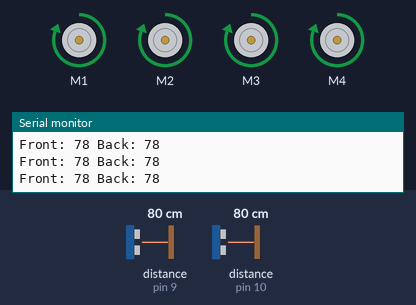
The sketch below on a simulated Arduino Uno, built with avr-gcc and run on an emulated ATmega328P. Shown: 4 × DC motor (green arrow = forward, orange = backward, longer = faster), the last lines printed to the serial monitor. Wiring (inferred from the names in the program): 2 × ultrasonic range finder: trigger pin 2, echo pin 9 / trigger pin 13, echo pin 10. The test bench sets the inputs (shaded band); at power-on: distance to the obstacle (sensors on pin 10, pin 9) 80 cm. The echo pulse lasts 58.3 µs per cm.

Above: at 1.2 s.
1.3 s: distance to the obstacle (sensor on pin 10) set to 12 cm
4.3 s: distance to the obstacle (sensor on pin 10) set to 9 cm
At 5.3 s:
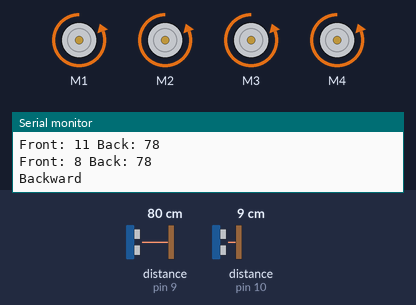
5.8 s: distance to the obstacle (sensor on pin 9) set to 12 cm
7.3 s: distance to the obstacle (sensor on pin 9) set to 9 cm
At 8.1 s:
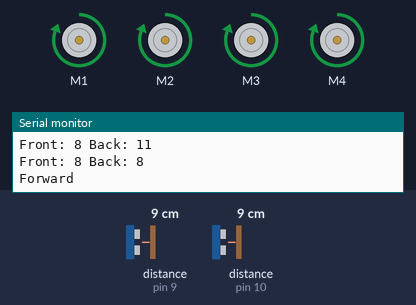
10.3 s: distance to the obstacle (sensor on pin 9) set to 35 cm
At 11.3 s:
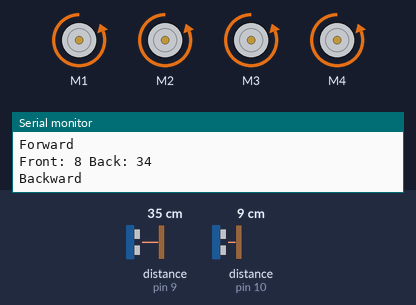
11.8 s: distance to the obstacle (sensor on pin 9) set to 2 cm
At 12.1 s:
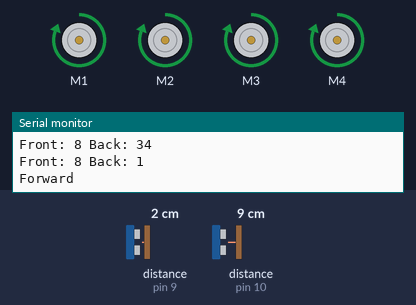
Timing chart, 0 to 15.8 s (numbered marks = the images above; inputs shaded):
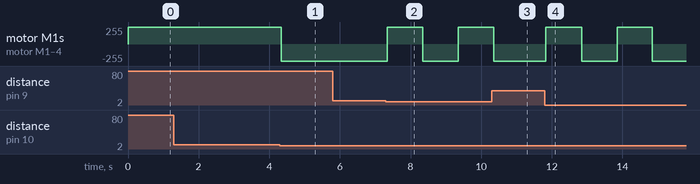

Measured:
- the behaviour switches between 11 and 10 cm on distance to the obstacle (sensor on pin 10) (found by bisection; images 0 and 1)
- the behaviour switches between 11 and 10 cm on distance to the obstacle (sensor on pin 9) (found by bisection; images 1 and 2)
- after the input at 4.3 s, motor M1–4: forward 255/255 → backward 255/255 at once
- after the input at 7.3 s, motor M1–4: backward 255/255 → forward 255/255 at once, → backward 255/255 1.0 s later, → forward 255/255 1.0 s later
- after the input at 10.3 s, motor M1–4: goes on until 10.4 s, then stays backward 255/255
- after the input at 11.8 s, motor M1–4: alternates forward 255/255 for 1.0 s and backward 255/255 for 1.0 s, starting at once

The sketch:

v1.ino
```cpp
#include <AFMotor.h>

#define SPEED 255

#define TRIG_FRONT 13
#define ECHO_BACK 9
#define TRIG_BACK 2
#define ECHO_FRONT 10

#define MAX_DISTANCE 200
#define DETECT 10

// Instantiate four motor objects, one for each motor
AF_DCMotor motor1(1);
AF_DCMotor motor2(2);
AF_DCMotor motor3(3);
AF_DCMotor motor4(4);

int dir = 1;

void setup() {
    Serial.begin(9600);
    pinMode(TRIG_FRONT, OUTPUT);
    pinMode(ECHO_FRONT, INPUT);
    pinMode(TRIG_BACK, OUTPUT);
    pinMode(ECHO_BACK, INPUT);

    stopMotors();
    forward();
}

void loop() {
    int distanceFront = getDistance(TRIG_FRONT, ECHO_FRONT);
    int distanceBack = getDistance(TRIG_BACK, ECHO_BACK);

    Serial.print("Front: ");
    Serial.print(distanceFront);
    Serial.print(" Back: ");
    Serial.println(distanceBack);
    Serial.println();

    if(dir == 1 && distanceFront < DETECT) {
        stopMotors();
        backward();
        delay(1000);
        dir = -1;
    }
    if(dir == -1 && distanceBack < DETECT) {
        stopMotors();
        forward();
        delay(1000);
        dir = 1;
    }
}

int getDistance(int trigPin, int echoPin) {
    digitalWrite(trigPin, LOW);
    delayMicroseconds(2);
    digitalWrite(trigPin, HIGH);
    delayMicroseconds(10);
    digitalWrite(trigPin, LOW);

    long duration = pulseIn(echoPin, HIGH);
    int distance = duration * 0.034 / 2;
    return (distance == 0) ? MAX_DISTANCE : distance;
}

void forward() {
    motor1.run(FORWARD);
    motor2.run(FORWARD);
    motor3.run(FORWARD);
    motor4.run(FORWARD);

    motor1.setSpeed(SPEED);
    motor2.setSpeed(SPEED);
    motor3.setSpeed(SPEED);
    motor4.setSpeed(SPEED);

    Serial.println("Forward");
}

void backward() {
    motor1.run(BACKWARD);
    motor2.run(BACKWARD);
    motor3.run(BACKWARD);
    motor4.run(BACKWARD);

    motor1.setSpeed(SPEED);
    motor2.setSpeed(SPEED);
    motor3.setSpeed(SPEED);
    motor4.setSpeed(SPEED);

    Serial.println("Backward");
}

void stopMotors() {
    motor1.run(RELEASE);
    motor2.run(RELEASE);
    motor3.run(RELEASE);
    motor4.run(RELEASE);
}
```
